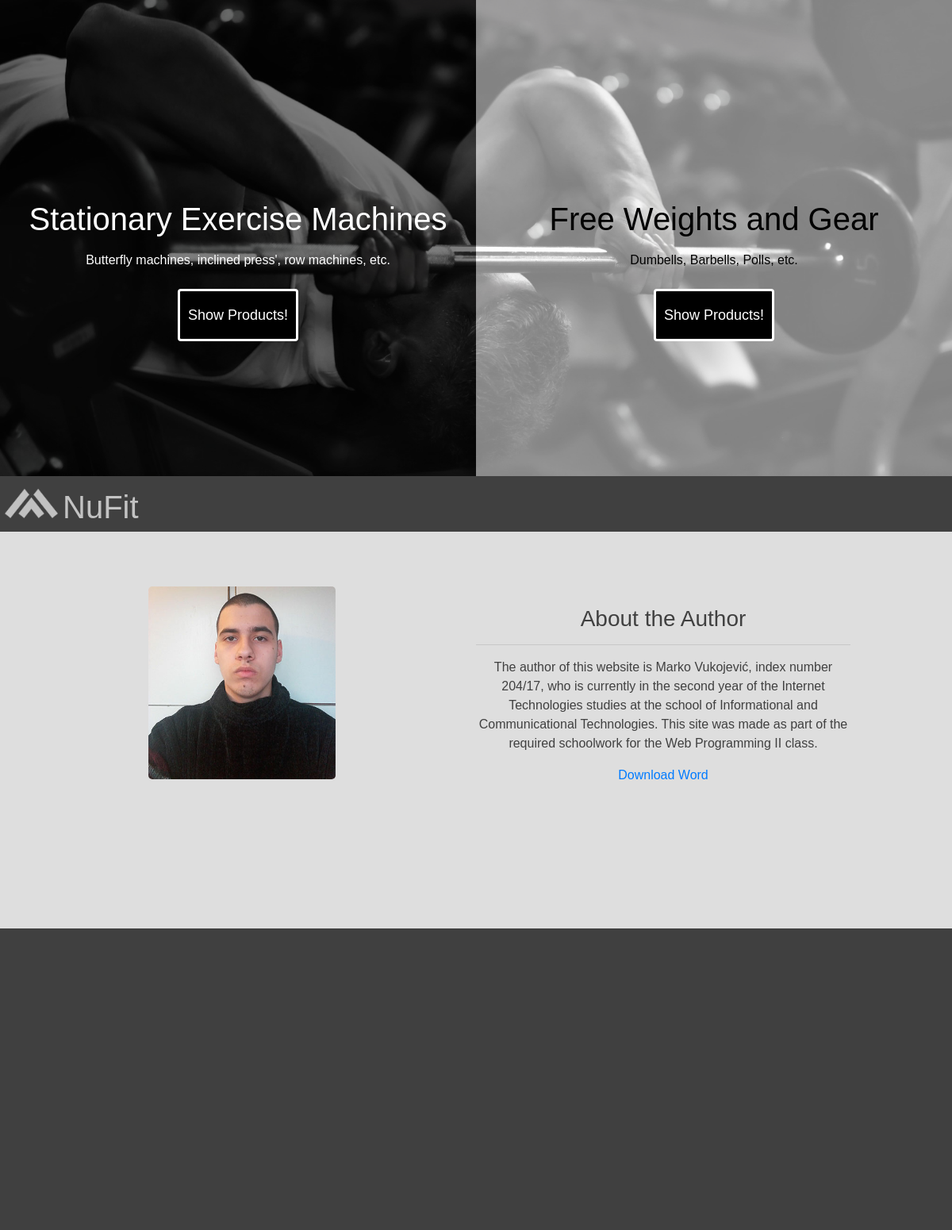
Page /views/pages/author.php on the committed database.
### tables this page shows
CREATE TABLE `authors` (
  `IdAuthor` int(11) NOT NULL,
  `Description` text NOT NULL,
  `Path` text NOT NULL,
  `Ime` varchar(255) NOT NULL,
  `Prezime` varchar(255) NOT NULL
);

### config/connection.php (called while the page is built, shortened)
<?php
try {
    $con = new PDO("mysql:host=".SERVER.";dbname=".DATABASE.";charset=utf8", USERNAME, PASSWORD);
    $con->setAttribute(PDO::ATTR_DEFAULT_FETCH_MODE, PDO::FETCH_OBJ);
    $con->setAttribute(PDO::ATTR_ERRMODE, PDO::ERRMODE_EXCEPTION);
}
catch(PDOException $ex){
    logError(500);
}
function fetchOne($query){
    global $con;
    return $con->query($query)->fetch();
}

### views/pages/author.php (the view, shortened to what this page needs)
<?php session_start();
	  include "../../config/connection.php";
?>
<!DOCTYPE html>
<html>
<head>
	<link rel="stylesheet" href="https://cdnjs.cloudflare.com/ajax/libs/font-awesome/4.7.0/css/font-awesome.min.css">
	<link rel="stylesheet" type="text/css" href="../../assets/css/design.css">
	<link rel="stylesheet" href="https://stackpath.bootstrapcdn.com/bootstrap/4.3.1/css/bootstrap.min.css">
</head>
<body>
	<div id="cover">
		<div class="content" id="content-machines">
			<div class="content-block">
				<h2>Stationary Exercise Machines</h2>
				<p>Butterfly machines, inclined press', row machines, etc.</p>
				<a href="products.php"><button>Show Products!</button></a>
			</div>
		</div>
		<div class="content" id="content-weights">
			<div class="content-block">
				<h2>Free Weights and Gear</h2>
				<p>Dumbells, Barbells, Polls, etc.</p>
				<a href="products.php"><button>Show Products!</button></a>
			</div>
		</div>
	</div>
	<div id="menu">
		<header>
			<a href="../../index.php"><img src="../../assets/images/logo.png" alt="Logo">
			<h1>NuFit</h1></a>
		</header>
	</div>
	<div id="author">
		<?php
			$author = fetchOne("SELECT * FROM authors");
			echo '<img src="'.$author->Path.'" alt="Author">
					<div id="author-desc">
						<h3>About the Author</h3>
						<hr>
						<p>'.$author->Description.'</p>
						<a href="../../models/save-word.php">Download Word</a>
					</div>';
		 ?>
	</div>
	<footer>
	</footer>
</body>
</html>

### assets/css/design.css (style rules this page uses)
* { margin: 0px; padding: 0px; font-family: helvetica; }
body { margin:0px; padding: 0px; background-color: red; }
#cover { width:100%; height: 600px; display: block; background-image: url('../images/cover.jpg'); background-size: cover; }
.content { width: 50%; height: 100%; display: block; float:left; text-align: center; vertical-align: middle; }
.content-block { top:42%; position: relative; line-height: 40px; opacity: 1.0; }
.content-block h2 { font-size: 40px; }
.content-block button { padding:10px; border:3px solid white; background-color:black; color:white; font-size: 18px; border-radius: 4px; }
#content-machines { background-color: rgb(0,0,0,0.5); color:white; }
#content-weights { background-color: rgb(255,255,255,0.5); color:black; }
#menu { color: black; min-height: 70px; width: 100%; color: #C3C3C3; background-color: #404040; box-shadow:0px 5px 7px rgba(0,0,0,1); }
#menu h1 { display: block; float:left; margin: auto; margin-top:15px; color: #C3C3C3; text-decoration: none; }
#menu img { float:left; height: 40px; margin:15px 5px 5px 5px; }
footer { background-color: #404040; color: #DEDEDE; min-height: 380px; width: 100%; text-align: center; padding: 50px 0px 0px 0px; float: left; }
#author { width: 100%; min-height: 500px; overflow: auto; background-color: #DEDEDE; color: #404040; text-align: center; padding:10px; }
#author img { width: 20%; float: left; border-radius: 5px; margin: 5% 10% 1% 15%; }
#author-desc { width: 40%; min-height: 300px; float: left; margin: 7% 5% 1% 5%; }

### rows in the picture
authors: Path (picture), Description "The author of this website is Marko Vukojević, index number 204/17, who is currently in the second year of the Internet Technologies studies at the school of Informational and Communicational Technologies. This site was made as part of the required schoolwork for the Web Programming II class."
